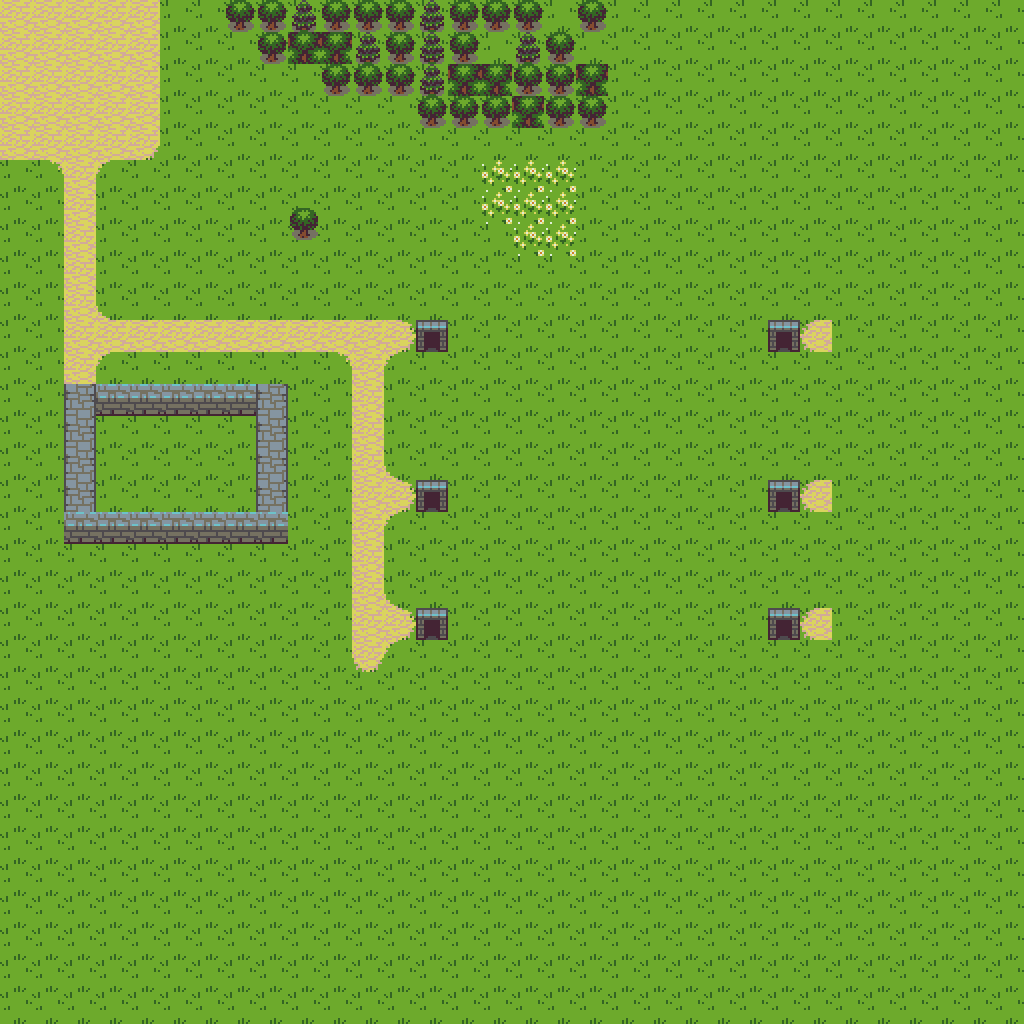

Rendered tile map (Tiled .tmx) drawn with the repository's tilesets; below, a short description and the map source with its tile grids summarised:
An orthogonal 32x32 tile map with 32x32 px tiles, 4 tile layers (background, backgrounddecoration, impassable, foreground) and 6 objects (6x arena).

<map version="1.0" orientation="orthogonal" width="32" height="32" tilewidth="32" tileheight="32">
 <tileset firstgid="1" name="Tiny32-Complete-Spritesheet-Repack3" tilewidth="32" tileheight="32">
  <image source="Tiny32-Complete-Spritesheet-Repack3.png" trans="ff00ff" width="512" height="512" />
 </tileset>
 <layer name="background" width="32" height="32">
  <data>[1024 cells, 1024 non-empty, 4 distinct tile ids]</data>
 </layer>
 <layer name="backgrounddecoration" width="32" height="32">
  <data>[1024 cells, 19 non-empty, 8 distinct tile ids]</data>
 </layer>
 <layer name="impassable" width="32" height="32">
  <data>[1024 cells, 55 non-empty, 5 distinct tile ids]</data>
 </layer>
 <layer name="foreground" width="32" height="32">
  <data>[1024 cells, 1 non-empty, 1 distinct tile ids]</data>
 </layer>
 <objectgroup name="Object Layer" width="32" height="32">
  <object name="arena 3" type="arena" x="417" y="607" width="35" height="35">
   <properties>
    <property name="level" value="3" />
    <property name="wordcount" value="300" />
    <property name="wordindex" value="0" />
   </properties>
  </object>
  <object name="arena 1" type="arena" x="415" y="321" width="35" height="35">
   <properties>
    <property name="level" value="1" />
    <property name="wordcount" value="150" />
    <property name="wordindex" value="0" />
   </properties>
  </object>
  <object name="arena 2" type="arena" x="417" y="477" width="35" height="35">
   <properties>
    <property name="level" value="2" />
    <property name="wordcount" value="150" />
    <property name="wordindex" value="0" />
   </properties>
  </object>
  <object name="arena 4" type="arena" x="766" y="322" width="35" height="35">
   <properties>
    <property name="level" value="4" />
    <property name="wordcount" value="600" />
    <property name="wordindex" value="0" />
   </properties>
  </object>
  <object name="arena 5" type="arena" x="767" y="479" width="35" height="35">
   <properties>
    <property name="level" value="5" />
    <property name="wordcount" value="1300" />
    <property name="wordindex" value="0" />
   </properties>
  </object>
  <object name="arena 6" type="arena" x="767" y="609" width="35" height="35">
   <properties>
    <property name="level" value="6" />
    <property name="wordcount" value="2500" />
    <property name="wordindex" value="0" />
   </properties>
  </object>
 </objectgroup>
</map>
